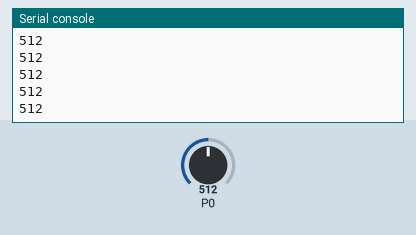
A program run on a simulated BBC micro:bit (MakeCode). Parts: the last lines printed to the serial console. The inputs (shaded band) are chosen by the test bench; at power-on: P0 = 512 (analog values on the 0–1023 scale).

Above: at 1.2 s.
1.3 s: P0 set to 716
At 2.3 s:
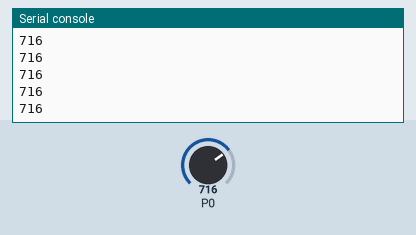
2.8 s: P0 set to 900
At 3.6 s:
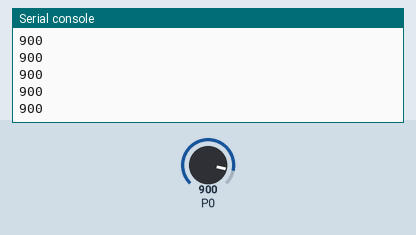
Timing chart, 0 to 5.8 s (numbered marks = the images above; inputs shaded):
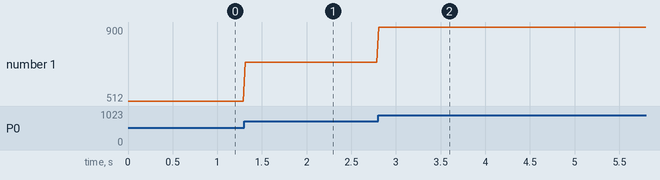

Measured:
- after the input at 1.3 s, the serial console: prints a new line at once (image 1)
- after the input at 2.8 s, the serial console: prints a new line at once (image 2)
- plotted number 1: 512 → 716 after the input at 1.3 s, 716 → 900 after the input at 2.8 s

The program:

main.ts
```typescript
basic.forever(function () {
    if (pins.analogReadPin(AnalogPin.P0) > 200) {
        pins.digitalWritePin(DigitalPin.P0, 1)
    } else {
        pins.digitalWritePin(DigitalPin.P0, 0)
    }
    serial.writeLine("" + (pins.analogReadPin(AnalogPin.P0)))
})
```

test.ts
```typescript
// les tests vont ici ; cela ne sera pas compilé si ce paquet est utilisé en tant qu'extension.
```
